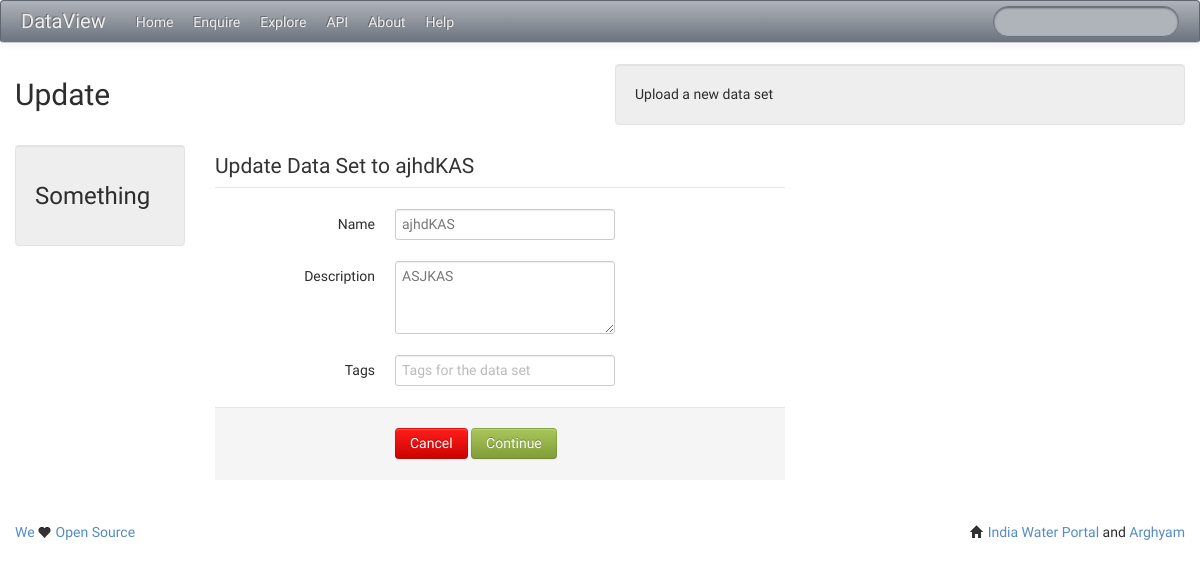
Screenshot of /community/update/data_table/7 with the database file from the repository.
### models.py (models this page shows)
class DataTable(db.Model):
    __tablename__ = 'data_table'
    data_table_id                   = db.Column(db.Integer, primary_key=True)
    data_table_name                 = db.Column(db.Unicode(500))
    data_table_short_name           = db.Column(db.Unicode(500))
    data_table_owner_user_id        = db.Column(db.Integer, db.ForeignKey('users.user_id'), nullable=False)
    data_table_description          = db.Column(db.Text, default=u'', nullable=False)
    data_table_privacy              = db.Column(db.Integer,  default=PRIVACY.PUBLIC, nullable=False)
    data_table_data_source_id       = db.Column(db.Integer, db.ForeignKey('data_source.data_source_id'), nullable=False)
    data_table_upload_complete      = db.Column(db.Integer,  default=UPLOAD_STATUS.INCOMPLETE, nullable=False)

### views/community.py (the view, shortened to what this page needs)
@mod.route('/update/data_table/<data_table_id>', methods=['GET', 'POST'])
def updateDataTable(data_table_id):
    if request.method == 'GET':
        tables = DataTable.query.filter_by(data_table_id=data_table_id)
        for data_table in tables:
            return render_template('community/update_data_table.html', title="Update",Caption="Update data set",notes="Upload a new data set", data_table = data_table, data_source_id=data_table.data_table_data_source_id)

### templates/community/update_data_table.html (shortened to what this page needs)
{% extends "base.html" %}
{% block head %}
    {{ super() }}
{% endblock %}
{% block content %}
<div class="row">
    <div class="span2">
      <div class="well">
        <h3>Something</h3>
      </div>
    </div>
  <div class="span6">
   <form class="form-horizontal" enctype="multipart/form-data" name="upload_data_table_form" method="post">
    <legend>Update Data Set to {{ data_table.data_table_name}}</legend>
    <div class="control-group">
     <label class="control-label" for="name">Name</label>
     <div class="controls">
    <input type="text" id="name" name="name"  value="{{data_table.data_table_name}}"/>
     </div>
    </div>
    <div class="control-group">
     <label class="control-label" for="description">Description</label>
     <div class="controls">
    <textarea rows="3" id="description" name="description">{{data_table.data_table_description}}</textarea>
     </div>
    </div>
    <div class="control-group">
     <label class="control-label" for="tags">Tags</label>
     <div class="controls">
    <input type="text" id="tags" name="tags" placeholder="Tags for the data set"/>
     </div>
    </div>
    <div class="form-actions">
     <button class="btn btn-danger">Cancel</button>
     <button type="submit" class="btn btn-success">Continue</button>
    </div>
   </form>
  </div>
 </div>
{% endblock %}

### rows the page displays
DataTable: data_table_name "ajhdKAS", name "ajhdKAS", description "ASJKAS"

### other values shown
{{ title }} "Update"
{{ notes }} "Upload a new data set"
